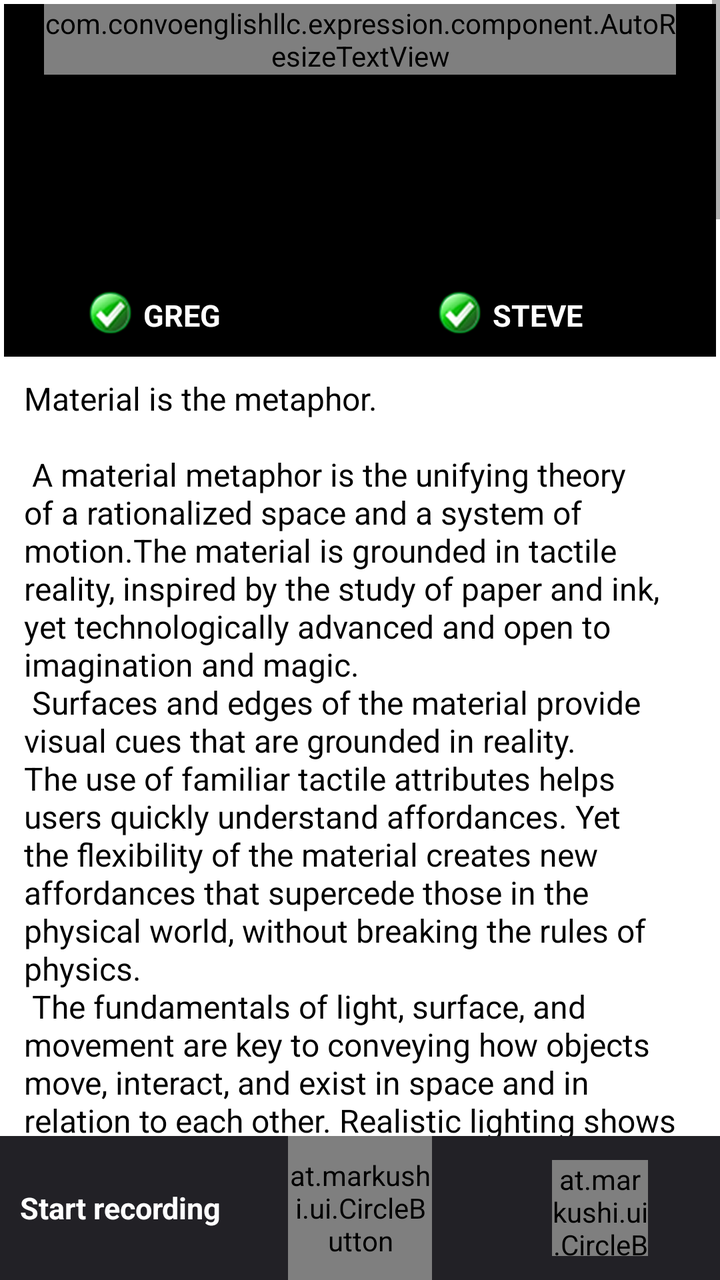
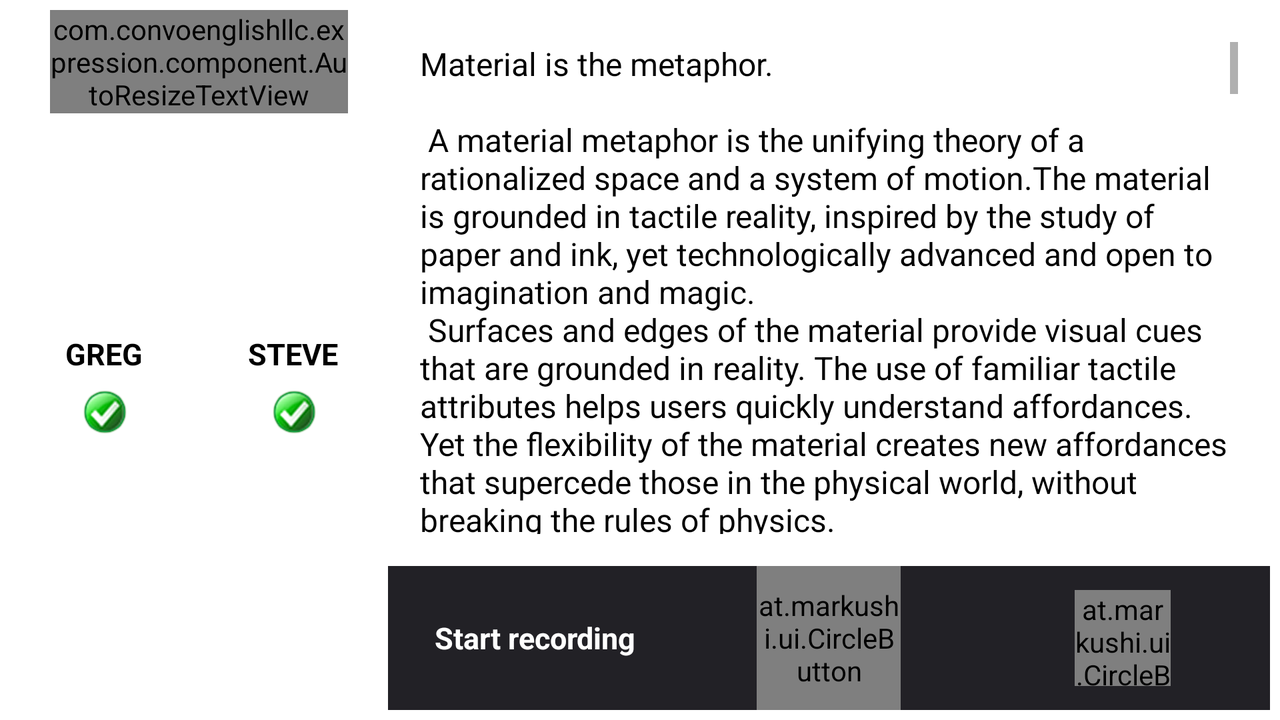

An Android layout and its configuration variant, each rendered on a device that would load it. The default file and the variant file are quoted in full after the pictures.
<!-- AndroidManifest.xml: application theme AppTheme -->
<!-- res/layout/fragment_leseson_record.xml -->
<?xml version="1.0" encoding="utf-8"?>
<RelativeLayout xmlns:android="http://schemas.android.com/apk/res/android"
    android:layout_width="match_parent"
    android:layout_height="match_parent">
    <ScrollView
        android:layout_width="fill_parent"
        android:layout_height="match_parent"
        android:layout_above="@+id/frm_player"
        android:layout_alignParentTop="true">
        <LinearLayout
            android:layout_width="fill_parent"
            android:layout_height="match_parent"
            android:padding = "2dp"
            android:orientation="vertical">
            <LinearLayout
                android:layout_width="match_parent"
                android:layout_height="wrap_content"
                android:background="@color/colorBlack">
                <include layout="@layout/container_choose_partner_top"/>
            </LinearLayout>
            <include layout="@layout/container_dialog"/>
        </LinearLayout>
    </ScrollView>
    <RelativeLayout
        android:id="@+id/frm_player"
        android:layout_width="fill_parent"
        android:layout_height="wrap_content"
        android:layout_alignParentBottom="true">
        <LinearLayout
            android:layout_width="match_parent"
            android:layout_height="wrap_content"
            android:orientation="horizontal"
            android:background="@color/colorBottomTab">
            <include layout="@layout/container_record_panel" />
        </LinearLayout>
    </RelativeLayout>
</RelativeLayout>
<!-- res/layout/container_choose_partner_top.xml (included above) -->
<?xml version="1.0" encoding="utf-8"?>
<LinearLayout
    android:layout_width="match_parent"
    android:layout_height="wrap_content"
    android:orientation="vertical"
    xmlns:android="http://schemas.android.com/apk/res/android">
        <com.convoenglishllc.expression.component.AutoResizeTextView
            android:id="@+id/ui_partner_title"
            android:layout_width="match_parent"
            android:layout_height="wrap_content"
            android:layout_marginLeft="20dp"
            android:layout_marginRight="20dp"
            android:layout_marginBottom="10dp"
            android:maxLines="2"
            android:textColor="#FFFFFF"
            android:textSize="@dimen/choose_partner_title_size"
            android:textStyle="bold"
            android:text="Who do you want to be?"/>
        <LinearLayout
            android:layout_width="match_parent"
            android:layout_height="wrap_content"
            android:layout_marginBottom="10dp">
            <RelativeLayout
                android:layout_weight="1"
                android:layout_width="0dp"
                android:layout_height="wrap_content"
                android:orientation="vertical"
                android:id="@+id/ui_first_panel">
                <ImageView
                    android:layout_width="@dimen/choose_partner_width"
                    android:layout_height="@dimen/choose_partner_height"
                    android:src="@mipmap/ic_launcher"
                    android:layout_gravity="center_horizontal"
                    android:layout_alignParentTop="true"
                    android:layout_centerHorizontal="true"
                    android:id="@+id/ui_first_image" />
                <TextView
                    android:layout_width="wrap_content"
                    android:layout_height="wrap_content"
                    android:layout_gravity="center_horizontal"
                    android:textAlignment="center"
                    android:textColor="#FFFFFF"
                    android:textSize="@dimen/text_header3"
                    android:textStyle="bold"
                    android:text="GREG"
                    android:id="@+id/ui_first_name"
                    android:layout_below="@+id/ui_first_image"
                    android:layout_centerHorizontal="true"
                    android:layout_marginTop="10dp" />
                <ImageView
                    android:layout_width="@dimen/button_size_small"
                    android:layout_height="@dimen/button_size_small"
                    android:layout_marginRight="5dp"
                    android:src="@mipmap/ic_checked"
                    android:id="@+id/ui_first_check"
                    android:layout_below="@+id/ui_first_image"
                    android:layout_toStartOf="@+id/ui_first_name"
                    android:layout_marginTop="7dp"/>
            </RelativeLayout>

            <RelativeLayout
                android:layout_weight="1"
                android:layout_width="0dp"
                android:layout_height="match_parent"
                android:orientation="vertical"
                android:id="@+id/ui_second_panel">
                <ImageView
                    android:layout_width="@dimen/choose_partner_width"
                    android:layout_height="@dimen/choose_partner_height"
                    android:src="@mipmap/ic_launcher"
                    android:layout_gravity="center_horizontal"
                    android:layout_alignParentTop="true"
                    android:layout_centerHorizontal="true"
                    android:id="@+id/ui_second_image" />
                <TextView
                    android:layout_width="wrap_content"
                    android:layout_height="wrap_content"
                    android:layout_gravity="center_horizontal"
                    android:textAlignment="center"
                    android:textColor="#FFFFFF"
                    android:textSize="@dimen/text_header3"
                    android:textStyle="bold"
                    android:text="STEVE"
                    android:id="@+id/ui_second_name"
                    android:layout_below="@+id/ui_second_image"
                    android:layout_centerHorizontal="true"
                    android:layout_marginTop="10dp" />
                <ImageView
                    android:layout_width="@dimen/button_size_small"
                    android:layout_height="@dimen/button_size_small"
                    android:layout_marginRight="5dp"
                    android:src="@mipmap/ic_checked"
                    android:id="@+id/ui_second_check"
                    android:layout_below="@+id/ui_second_image"
                    android:layout_toStartOf="@+id/ui_second_name"
                    android:layout_marginTop="7dp"/>
            </RelativeLayout>
        </LinearLayout>
    </LinearLayout>
<!-- res/layout/container_dialog.xml (included above) -->
<?xml version="1.0" encoding="utf-8"?>
<LinearLayout
    android:layout_width="match_parent"
    android:layout_height="wrap_content"
    android:orientation="vertical"
    android:layout_alignParentTop="true"
    android:layout_alignParentStart="true"
    android:padding="10dp"
    xmlns:android="http://schemas.android.com/apk/res/android">
        <ScrollView
            android:layout_width="fill_parent"
            android:layout_height="wrap_content">
            <TextView
                android:id="@+id/ui_dialog"
                android:layout_width="wrap_content"
                android:layout_height="wrap_content"
                android:textSize="@dimen/dialog_text_size"
                android:text="@string/large_text"
                android:textColor="@android:color/black"/>
        </ScrollView>
    </LinearLayout>
<!-- res/layout/container_record_panel.xml (included above) -->
<?xml version="1.0" encoding="utf-8"?>
<LinearLayout
    xmlns:android="http://schemas.android.com/apk/res/android"
    xmlns:app="http://schemas.android.com/apk/res-auto"
    android:layout_width="match_parent"
    android:layout_height="wrap_content"
    android:layout_alignParentBottom="true"
    android:orientation="horizontal">
        <LinearLayout
            android:layout_width="0dp"
            android:layout_height="match_parent"
            android:layout_weight="2"
            android:layout_gravity="center">
            <TextView
                android:layout_width="match_parent"
                android:layout_height="match_parent"
                android:text="Start recording"
                android:textSize="@dimen/text_normal"
                android:textAlignment="gravity"
                android:textColor="#FFFFFF"
                android:textStyle="bold"
                android:gravity="center"
                android:id="@+id/ui_record_status" />
        </LinearLayout>
        <LinearLayout
            android:layout_width="0dp"
            android:layout_height="match_parent"
            android:layout_weight="2"
            android:gravity="center">
            <at.markushi.ui.CircleButton
                android:id="@+id/ui_record_start"
                android:layout_width="@dimen/button_size_large"
                android:layout_height="@dimen/button_size_large"
                android:src="@drawable/ic_record_start"
                app:cb_color="@color/darkBlue"
                app:cb_pressedRingWidth="5dip"/>
        </LinearLayout>
        <LinearLayout
            android:layout_width="0dp"
            android:layout_height="match_parent"
            android:layout_weight="2"
            android:gravity="center">
            <at.markushi.ui.CircleButton
                android:id="@+id/ui_record_list"
                android:layout_width="@dimen/button_size_medium"
                android:layout_height="@dimen/button_size_medium"
                android:src="@drawable/ic_record_list"
                app:cb_color="@color/darkBlue"
                app:cb_pressedRingWidth="3dip"
                android:gravity="center_horizontal"/>
        </LinearLayout>
    </LinearLayout>
<!-- resources referenced by this layout -->
<resources>
  <color name="colorBlack">#000000</color>
  <color name="colorBottomTab">#222126</color>
  <color name="darkBlue">#0866A9</color>
  <dimen name="button_size_large">72dp</dimen>
  <dimen name="button_size_medium">48dp</dimen>
  <dimen name="button_size_small">24dp</dimen>
  <dimen name="choose_partner_height">90dp</dimen>
  <dimen name="choose_partner_title_size">@dimen/text_header2</dimen>
  <dimen name="choose_partner_width">120dp</dimen>
  <dimen name="dialog_text_size">16dp</dimen>
  <dimen name="text_header3">15sp</dimen>
  <dimen name="text_normal">15sp</dimen>
  <dimen name="text_header2">16sp</dimen>
  <color name="mediumBlue">#619FD6</color>
</resources>
<!-- res/layout-land/fragment_leseson_record.xml (the repository's variant of the layout above) -->
<!-- drawn on the phone turned sideways -->
<?xml version="1.0" encoding="utf-8"?>
<LinearLayout xmlns:android="http://schemas.android.com/apk/res/android"
    android:layout_width="match_parent"
    android:layout_height="match_parent"
    android:orientation="horizontal"
    android:padding="5dp">
    <LinearLayout
        android:layout_weight="3"
        android:layout_width="0dp"
        android:layout_height="match_parent"
        android:orientation="vertical">
        <include layout="@layout/container_choose_partner_left"/>
    </LinearLayout>
    <RelativeLayout
        android:layout_weight="7"
        android:layout_width="0dp"
        android:layout_height="match_parent">
        <LinearLayout
            android:id="@+id/dialog"
            android:layout_alignParentTop="true"
            android:layout_width="match_parent"
            android:layout_height="match_parent"
            android:layout_above="@+id/recorder"
            android:layout_margin="3dp"
            android:padding="3dp">
            <include layout="@layout/container_dialog"
                android:layout_height="match_parent"
                android:layout_width="match_parent" />
        </LinearLayout>
        <LinearLayout
            android:id="@+id/recorder"
            android:layout_width="match_parent"
            android:layout_height="wrap_content"
            android:layout_alignParentBottom="true"
            android:background="@color/colorBottomTab">
            <include layout="@layout/container_record_panel" />
        </LinearLayout>
    </RelativeLayout>
</LinearLayout>
<!-- res/layout/container_choose_partner_left.xml (included above) -->
<?xml version="1.0" encoding="utf-8"?>
<LinearLayout
    android:layout_width="match_parent"
    android:layout_height="wrap_content"
    android:orientation="vertical"
    xmlns:android="http://schemas.android.com/apk/res/android">
        <com.convoenglishllc.expression.component.AutoResizeTextView
            android:id="@+id/ui_partner_title"
            android:layout_width="match_parent"
            android:layout_height="wrap_content"
            android:layout_marginLeft="20dp"
            android:layout_marginRight="20dp"
            android:layout_marginBottom="10dp"
            android:maxLines="2"
            android:textColor="#000000"
            android:textSize="@dimen/choose_partner_title_size"
            android:text="Choose Practice Partner"/>
        <LinearLayout
            android:layout_width="match_parent"
            android:layout_height="wrap_content"
            android:layout_marginBottom="10dp">
            <RelativeLayout
                android:layout_weight="1"
                android:layout_width="0dp"
                android:layout_height="wrap_content"
                android:orientation="vertical"
                android:id="@+id/ui_first_panel">
                <ImageView
                    android:layout_width="@dimen/choose_partner_width"
                    android:layout_height="@dimen/choose_partner_height"
                    android:src="@mipmap/ic_launcher"
                    android:layout_gravity="center_horizontal"
                    android:layout_alignParentTop="true"
                    android:layout_centerHorizontal="true"
                    android:id="@+id/ui_first_image" />
                <TextView
                    android:layout_width="wrap_content"
                    android:layout_height="wrap_content"
                    android:layout_gravity="center_horizontal"
                    android:textAlignment="center"
                    android:textColor="#000000"
                    android:textSize="@dimen/text_header3"
                    android:textStyle="bold"
                    android:text="GREG"
                    android:id="@+id/ui_first_name"
                    android:layout_below="@+id/ui_first_image"
                    android:layout_centerHorizontal="true"
                    android:layout_marginTop="10dp" />
                <ImageView
                    android:layout_width="@dimen/button_size_small"
                    android:layout_height="@dimen/button_size_small"
                    android:src="@mipmap/ic_checked"
                    android:id="@+id/ui_first_check"
                    android:layout_below="@+id/ui_first_name"
                    android:layout_centerHorizontal="true"
                    android:layout_marginTop="7dp"/>
            </RelativeLayout>

            <RelativeLayout
                android:layout_weight="1"
                android:layout_width="0dp"
                android:layout_height="match_parent"
                android:orientation="vertical"
                android:id="@+id/ui_second_panel">
                <ImageView
                    android:layout_width="@dimen/choose_partner_width"
                    android:layout_height="@dimen/choose_partner_height"
                    android:src="@mipmap/ic_launcher"
                    android:layout_gravity="center_horizontal"
                    android:layout_alignParentTop="true"
                    android:layout_centerHorizontal="true"
                    android:id="@+id/ui_second_image" />
                <TextView
                    android:layout_width="wrap_content"
                    android:layout_height="wrap_content"
                    android:layout_gravity="center_horizontal"
                    android:textAlignment="center"
                    android:textColor="#000000"
                    android:textSize="@dimen/text_header3"
                    android:textStyle="bold"
                    android:text="STEVE"
                    android:id="@+id/ui_second_name"
                    android:layout_below="@+id/ui_second_image"
                    android:layout_centerHorizontal="true"
                    android:layout_marginTop="10dp" />
                <ImageView
                    android:layout_width="@dimen/button_size_small"
                    android:layout_height="@dimen/button_size_small"
                    android:src="@mipmap/ic_checked"
                    android:id="@+id/ui_second_check"
                    android:layout_below="@+id/ui_second_name"
                    android:layout_centerHorizontal="true"
                    android:layout_marginTop="7dp"/>
            </RelativeLayout>
        </LinearLayout>
    </LinearLayout>
<!-- resources referenced by the variant -->
<!-- as the phone turned sideways resolves them -->
<resources>
  <color name="colorBottomTab">#222126</color>
  <color name="darkBlue">#0866A9</color>
  <dimen name="button_size_large">72dp</dimen>
  <dimen name="button_size_medium">48dp</dimen>
  <dimen name="button_size_small">24dp</dimen>
  <dimen name="choose_partner_height">90dp</dimen>
  <dimen name="choose_partner_title_size">@dimen/text_header2</dimen>
  <dimen name="choose_partner_width">120dp</dimen>
  <dimen name="dialog_text_size">16dp</dimen>
  <dimen name="text_header3">15sp</dimen>
  <dimen name="text_normal">15sp</dimen>
  <dimen name="text_header2">16sp</dimen>
  <color name="mediumBlue">#619FD6</color>
</resources>
